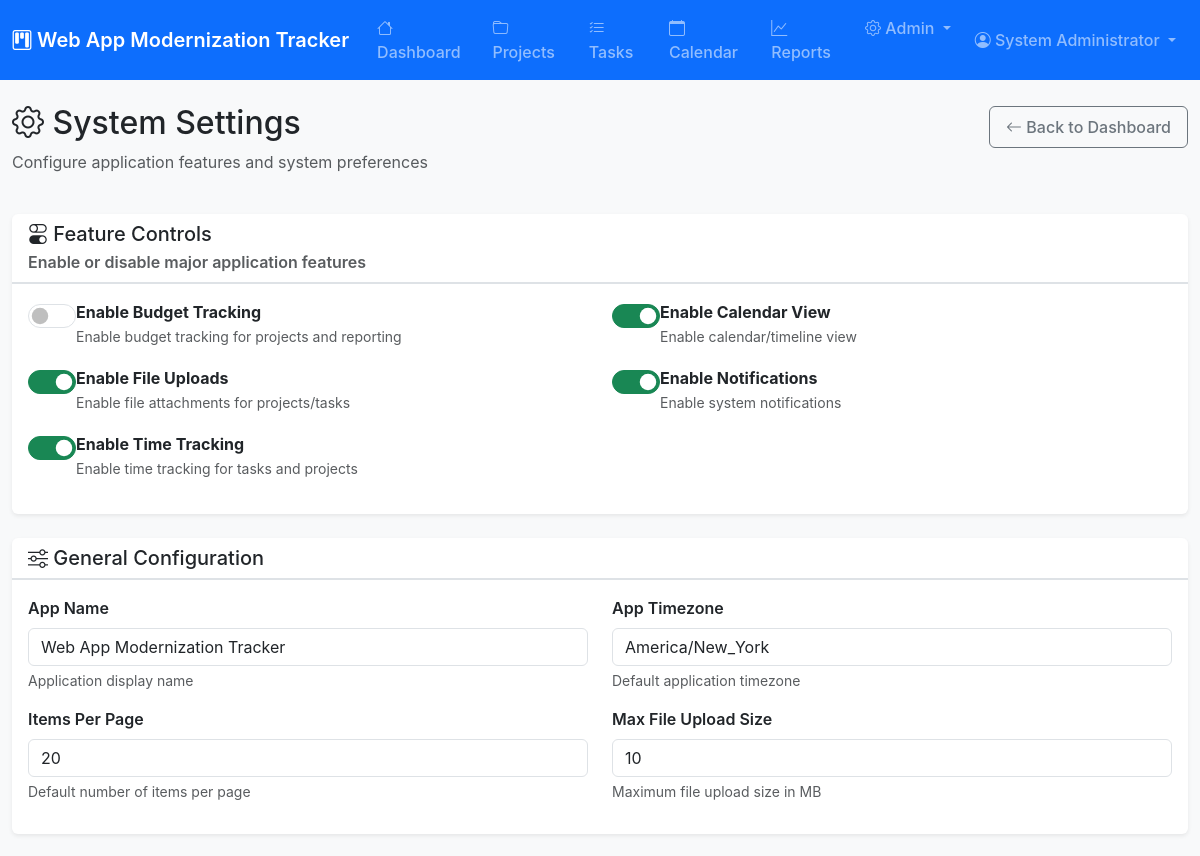
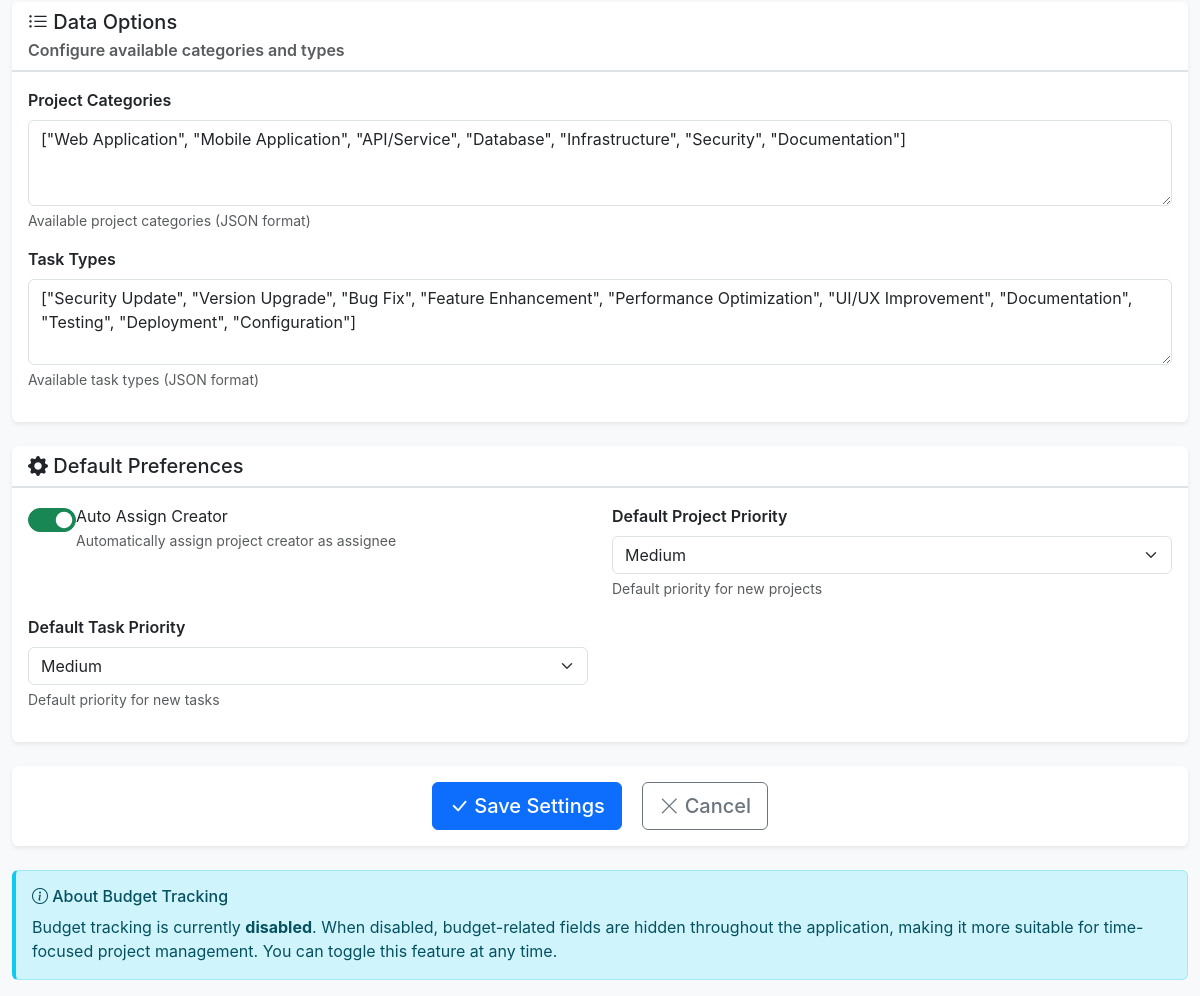
Page /pages/settings.php (signed in) on the committed database (2 pictures, top to bottom).
### tables this page shows
CREATE TABLE settings (
    id INT AUTO_INCREMENT PRIMARY KEY,
    setting_key VARCHAR(100) NOT NULL UNIQUE,
    setting_value TEXT,
    setting_type ENUM('boolean', 'string', 'number', 'json') DEFAULT 'string',
    description TEXT,
    is_editable BOOLEAN DEFAULT TRUE,
    category VARCHAR(50) DEFAULT 'general',
    updated_by INT,
    updated_at TIMESTAMP DEFAULT CURRENT_TIMESTAMP ON UPDATE CURRENT_TIMESTAMP,
    FOREIGN KEY (updated_by) REFERENCES users(id) ON DELETE SET NULL
);

### includes/functions.php (called while the page is built, shortened)
<?php
function getSetting($key, $default = null) {
    $query = "SELECT setting_value, setting_type FROM settings WHERE setting_key = ?";
    $result = executeQuerySingle($query, [$key]);
    $value = $result['setting_value'];
    switch ($result['setting_type']) {
        case 'boolean':
            return filter_var($value, FILTER_VALIDATE_BOOLEAN);
        case 'number':
            return is_numeric($value) ? (float)$value : $default;
        default:
            return $value;
    }
}
function getSettingsByCategory($category = null) {
    $query = "SELECT setting_key, setting_value, setting_type, description, is_editable, category
              FROM settings";
    $params = [];
    if ($category) {
        $query .= " WHERE category = ?";
        $params[] = $category;
    }
    $query .= " ORDER BY category, setting_key";
    return executeQuery($query, $params) ?: [];
}
function isFeatureEnabled($feature) {
    return getSetting('enable_' . $feature, false);
}
?>

### config/database.php (called while the page is built, shortened)
<?php
class Database {
    private $host = 'localhost';
    private $db_name = 'web_app_tracker';
    private $username = 'root';
    private $password = '';
    private $charset = 'utf8mb4';
    private $port = 3306;
    public $conn;
    public function getConnection() {
        $this->conn = null;
        try {
            $dsn = "mysql:host=" . $this->host .
                   ";port=" . $this->port .
                   ";dbname=" . $this->db_name .
                   ";charset=" . $this->charset;
            $options = [
                PDO::ATTR_ERRMODE => PDO::ERRMODE_EXCEPTION,
                PDO::ATTR_DEFAULT_FETCH_MODE => PDO::FETCH_ASSOC,
                PDO::ATTR_EMULATE_PREPARES => false,
                PDO::MYSQL_ATTR_INIT_COMMAND => "SET NAMES utf8mb4"
            ];
            $this->conn = new PDO($dsn, $this->username, $this->password, $options);
        } catch(PDOException $e) {
            error_log("Database Connection Error: " . $e->getMessage());
            if (defined('DEBUG_MODE') && DEBUG_MODE) {
                echo "Connection Error: " . $e->getMessage();
            } else {
                echo "Database connection failed. Please try again later.";
            }
        }
        return $this->conn;
    }
    public function executeQuery($query, $params = []) {
        try {
            $stmt = $this->conn->prepare($query);
            $stmt->execute($params);
            return $stmt;
        } catch(PDOException $e) {
            error_log("Query Execution Error: " . $e->getMessage());
            return false;
        }
    }
}
function getDatabase() {
    static $database = null;
    if ($database === null) {
        $database = new Database();
        $database->getConnection();
    }
    return $database;
}
function executeQuery($query, $params = []) {
    $database = getDatabase();
    $stmt = $database->executeQuery($query, $params);
    if ($stmt !== false) {
        return $stmt->fetchAll(PDO::FETCH_ASSOC);
    }
    return false;
}
function executeQuerySingle($query, $params = []) {
    $database = getDatabase();
    $stmt = $database->executeQuery($query, $params);
    if ($stmt !== false) {
        return $stmt->fetch(PDO::FETCH_ASSOC);
    }
    return false;
}
?>

### pages/settings.php (the view, shortened to what this page needs)
<?php
require_once dirname(__FILE__) . '/../includes/header.php';
$categories = ['features', 'general', 'data', 'appearance', 'defaults'];
$allSettings = [];
foreach ($categories as $category) {
    $allSettings[$category] = getSettingsByCategory($category);
}
?>
<div class="row mb-4">
    <div class="col-12">
        <div class="d-flex justify-content-between align-items-center">
            <h2><i class="bi bi-gear"></i> System Settings</h2>
            <div>
                <a href="<?php echo BASE_URL; ?>/pages/dashboard.php" class="btn btn-outline-secondary">
                    <i class="bi bi-arrow-left"></i> Back to Dashboard
                </a>
            </div>
        </div>
        <p class="text-muted">Configure application features and system preferences</p>
    </div>
</div>
<form method="POST" action="">
    <div class="row mb-4">
        <div class="col-12">
            <div class="card">
                <div class="card-header">
                    <h5 class="card-title mb-0">
                        <i class="bi bi-toggles"></i> Feature Controls
                    </h5>
                    <p class="text-muted mb-0 mt-1">Enable or disable major application features</p>
                </div>
                <div class="card-body">
                    <div class="row">
                        <?php foreach ($allSettings['features'] as $setting): ?>
                        <div class="col-lg-6 mb-3">
                            <div class="form-check form-switch">
                                <input class="form-check-input" type="checkbox"
                                       id="setting_<?php echo $setting['setting_key']; ?>"
                                       name="setting_<?php echo $setting['setting_key']; ?>"
                                       value="1"
                                       <?php echo getSetting($setting['setting_key'], false) ? 'checked' : ''; ?>>
                                <label class="form-check-label" for="setting_<?php echo $setting['setting_key']; ?>">
                                    <strong><?php echo str_replace(['enable_', '_'], ['', ' '], ucwords($setting['setting_key'], '_')); ?></strong>
                                    <br><small class="text-muted"><?php echo htmlspecialchars($setting['description']); ?></small>
                                </label>
                            </div>
                        </div>
                        <?php endforeach; ?>
                    </div>
                </div>
            </div>
        </div>
    </div>
    <div class="row mb-4">
        <div class="col-12">
            <div class="card">
                <div class="card-header">
                    <h5 class="card-title mb-0">
                        <i class="bi bi-sliders"></i> General Configuration
                    </h5>
                </div>
                <div class="card-body">
                    <div class="row">
                        <?php foreach ($allSettings['general'] as $setting): ?>
                        <div class="col-lg-6 mb-3">
                            <label for="setting_<?php echo $setting['setting_key']; ?>" class="form-label">
                                <?php echo str_replace('_', ' ', ucwords($setting['setting_key'], '_')); ?>
                            </label>
                            <?php if ($setting['setting_type'] === 'number'): ?>
                            <input type="number" class="form-control"
                                   id="setting_<?php echo $setting['setting_key']; ?>"
                                   name="setting_<?php echo $setting['setting_key']; ?>"
                                   value="<?php echo htmlspecialchars(getSetting($setting['setting_key'], '')); ?>">
                            <?php else: ?>
                            <input type="text" class="form-control"
                                   id="setting_<?php echo $setting['setting_key']; ?>"
                                   name="setting_<?php echo $setting['setting_key']; ?>"
                                   value="<?php echo htmlspecialchars(getSetting($setting['setting_key'], '')); ?>">
                            <?php endif; ?>
                            <div class="form-text"><?php echo htmlspecialchars($setting['description']); ?></div>
                        </div>
                        <?php endforeach; ?>
                    </div>
                </div>
            </div>
        </div>
    </div>
    <div class="row mb-4">
        <div class="col-12">
            <div class="card">
                <div class="card-header">
                    <h5 class="card-title mb-0">
                        <i class="bi bi-list-ul"></i> Data Options
                    </h5>
                    <p class="text-muted mb-0 mt-1">Configure available categories and types</p>
                </div>
                <div class="card-body">
                    <?php foreach ($allSettings['data'] as $setting): ?>
                    <div class="mb-3">
                        <label for="setting_<?php echo $setting['setting_key']; ?>" class="form-label">
                            <?php echo str_replace('_', ' ', ucwords($setting['setting_key'], '_')); ?>
                        </label>
                        <textarea class="form-control" rows="3"
                                  id="setting_<?php echo $setting['setting_key']; ?>"
                                  name="setting_<?php echo $setting['setting_key']; ?>"
                                  placeholder='["Option 1", "Option 2", "Option 3"]'><?php echo htmlspecialchars($setting['setting_value']); ?></textarea>
                        <div class="form-text"><?php echo htmlspecialchars($setting['description']); ?> (JSON format)</div>
                    </div>
                    <?php endforeach; ?>
                </div>
            </div>
        </div>
    </div>
    <div class="row mb-4">
        <div class="col-12">
            <div class="card">
                <div class="card-header">
                    <h5 class="card-title mb-0">
                        <i class="bi bi-gear-fill"></i> Default Preferences
                    </h5>
                </div>
                <div class="card-body">
                    <div class="row">
                        <?php foreach ($allSettings['defaults'] as $setting): ?>
                        <div class="col-lg-6 mb-3">
                            <?php if ($setting['setting_key'] === 'auto_assign_creator'): ?>
                            <div class="form-check form-switch">
                                <input class="form-check-input" type="checkbox"
                                       id="setting_<?php echo $setting['setting_key']; ?>"
                                       name="setting_<?php echo $setting['setting_key']; ?>"
                                       value="1"
                                       <?php echo getSetting($setting['setting_key'], false) ? 'checked' : ''; ?>>
                                <label class="form-check-label" for="setting_<?php echo $setting['setting_key']; ?>">
                                    <?php echo str_replace('_', ' ', ucwords($setting['setting_key'], '_')); ?>
                                    <br><small class="text-muted"><?php echo htmlspecialchars($setting['description']); ?></small>
                                </label>
                            </div>
                            <?php else: ?>
                            <label for="setting_<?php echo $setting['setting_key']; ?>" class="form-label">
                                <?php echo str_replace('_', ' ', ucwords($setting['setting_key'], '_')); ?>
                            </label>
                            <select class="form-select" id="setting_<?php echo $setting['setting_key']; ?>"
                                    name="setting_<?php echo $setting['setting_key']; ?>">
                                <?php
                                $currentValue = getSetting($setting['setting_key'], 'medium');
                                $priorities = ['critical', 'high', 'medium', 'low'];
                                foreach ($priorities as $priority):
                                ?>
                                <option value="<?php echo $priority; ?>" <?php echo $currentValue === $priority ? 'selected' : ''; ?>>
                                    <?php echo ucfirst($priority); ?>
                                </option>
                                <?php endforeach; ?>
                            </select>
                            <div class="form-text"><?php echo htmlspecialchars($setting['description']); ?></div>
                            <?php endif; ?>
                        </div>
                        <?php endforeach; ?>
                    </div>
                </div>
            </div>
        </div>
    </div>
    <div class="row">
        <div class="col-12">
            <div class="card">
                <div class="card-body text-center">
                    <button type="submit" name="update_settings" class="btn btn-primary btn-lg me-3">
                        <i class="bi bi-check-lg"></i> Save Settings
                    </button>
                    <a href="<?php echo BASE_URL; ?>/pages/dashboard.php" class="btn btn-outline-secondary btn-lg">
                        <i class="bi bi-x-lg"></i> Cancel
                    </a>
                </div>
            </div>
        </div>
    </div>
</form>
<div class="row mt-4">
    <div class="col-12">
        <div class="alert alert-info">
            <h6><i class="bi bi-info-circle"></i> About Budget Tracking</h6>
            <p class="mb-0">
                Budget tracking is currently <strong><?php echo isFeatureEnabled('budget_tracking') ? 'enabled' : 'disabled'; ?></strong>.
                When disabled, budget-related fields are hidden throughout the application, making it more suitable for
                time-focused project management. You can toggle this feature at any time.
            </p>
        </div>
    </div>
</div>
<?php require_once dirname(__FILE__) . '/../includes/footer.php'; ?>

### assets/css/style.css (style rules this page uses)
:root { --primary-color: #0d6efd; --secondary-color: #6c757d; --success-color: #198754; --danger-color: #dc3545; --warning-color: #ffc107; --info-color: #0dcaf0; --light-color: #f8f9fa; --dark-color: #212529; --border-radius: 0.375rem; --box-shadow: 0 0.125rem 0.25rem rgba(0, 0, 0, 0.075); }
body { background-color: #f8f9fa; font-family: -apple-system, BlinkMacSystemFont, 'Segoe UI', Roboto, 'Helvetica Neue', Arial, sans-serif; }
.card { border: none; box-shadow: var(--box-shadow); transition: box-shadow 0.15s ease-in-out; }
.card-header { background-color: transparent; border-bottom: 1px solid #dee2e6; font-weight: 600; }
.form-label { font-weight: 600; margin-bottom: 0.5rem; }
.btn { font-weight: 500; border-radius: var(--border-radius); padding: 0.5rem 1rem; transition: all 0.15s ease-in-out; }
.btn-primary { background-color: var(--primary-color); border-color: var(--primary-color); }

### includes/header.php (style rules this page uses)
body { margin:0;font-family:-apple-system,BlinkMacSystemFont,'Segoe UI',Roboto,'Helvetica Neue',Arial,sans-serif;background-color:#f8f9fa }

### pages/settings.php (style rules this page uses)
.form-check-input:checked { background-color: #198754; border-color: #198754; }
.card-header { border-bottom: 2px solid #dee2e6; }
.form-switch .form-check-input { width: 3em; height: 1.5em; }
.alert-info { border-left: 4px solid #0dcaf0; }

### rows in the picture
settings: setting_key "Enable Budget Tracking", description "Enable budget tracking for projects and reporting"
settings: setting_value "☑", setting_key "Enable Calendar View", description "Enable calendar/timeline view"
settings: setting_value "☑", setting_key "Enable File Uploads", description "Enable file attachments for projects/tasks"
settings: setting_value "☑", setting_key "Enable Notifications", description "Enable system notifications"
settings: setting_value "☑", setting_key "Enable Time Tracking", description "Enable time tracking for tasks and projects"
settings: setting_key "App Name", setting_key+setting_value "Web App Modernization Tracker", description "Application display name"
settings: setting_key "App Timezone", setting_key+setting_value "America/New_York", description "Default application timezone"
settings: setting_key "Items Per Page", setting_key+setting_value "20", description "Default number of items per page"
settings: setting_key "Max File Upload Size", setting_key+setting_value "10", description "Maximum file upload size in MB"
settings: setting_key "Project Categories", setting_key+setting_value "[\"Web Application\", \"Mobile Application\", \"API/Service\", \"Database\", \"Infrastructure\", \"Security\", \"Documentation\"]", description "Available project categories"
settings: setting_key "Task Types", setting_key+setting_value "[\"Security Update\", \"Version Upgrade\", \"Bug Fix\", \"Feature Enhancement\", \"Performance Optimization\", \"UI/UX Improvement\", \"Documentation\", \"Testing\", \"Deployment\", \"Configuration\"]", description "Available task types"
settings: setting_value "☑", setting_key "Auto Assign Creator", description "Automatically assign project creator as assignee"
settings: setting_key "Default Project Priority", setting_key+setting_value "Medium", description "Default priority for new projects"
settings: setting_key "Default Task Priority", setting_key+setting_value "Medium", description "Default priority for new tasks"

### other values in the picture
APP_NAME "Web App Modernization Tracker"
$currentUser['first_name'] . ' ' . $currentUser['last_name'] "System Administrator"
